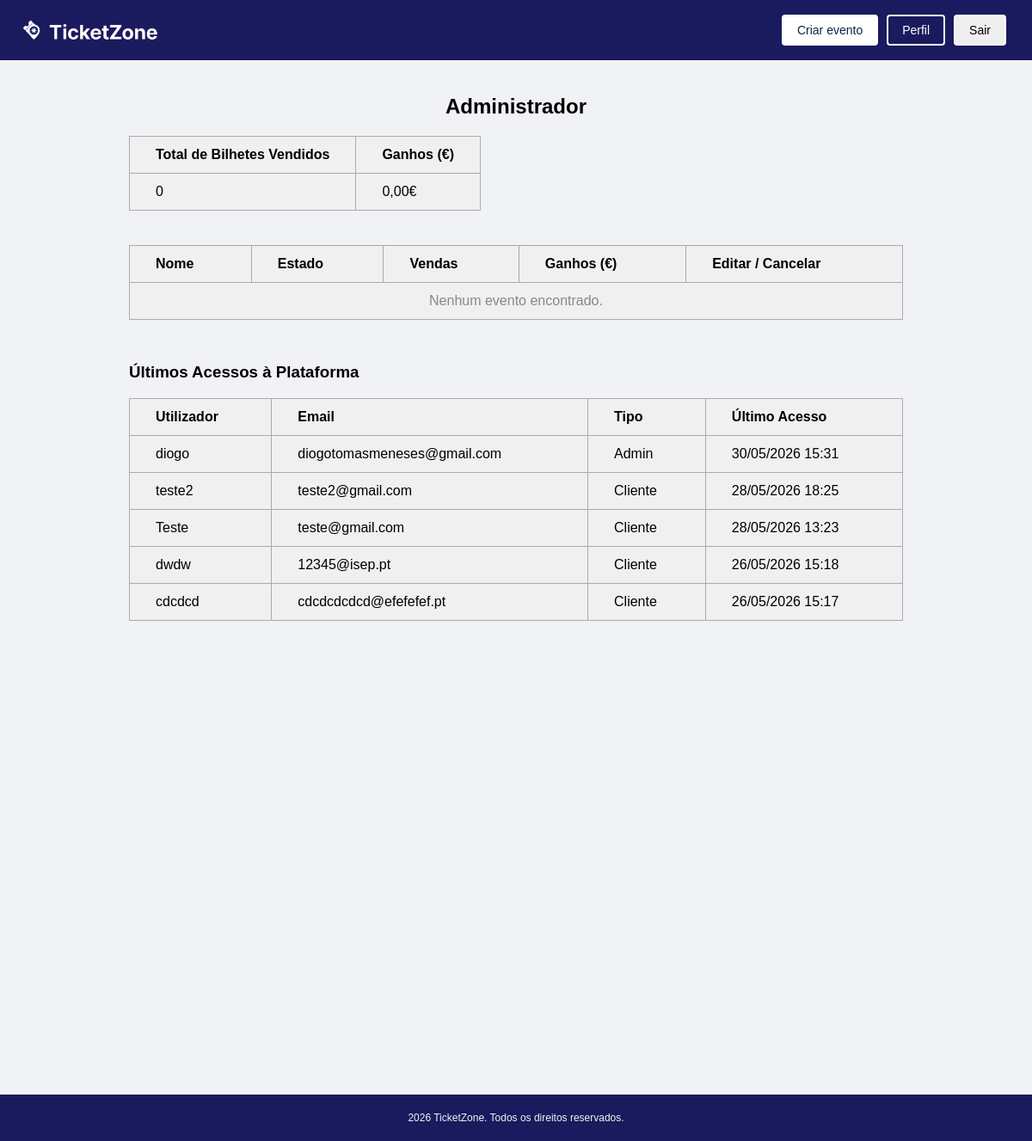
The page /admin.php (signed in) on the database as committed earlier.
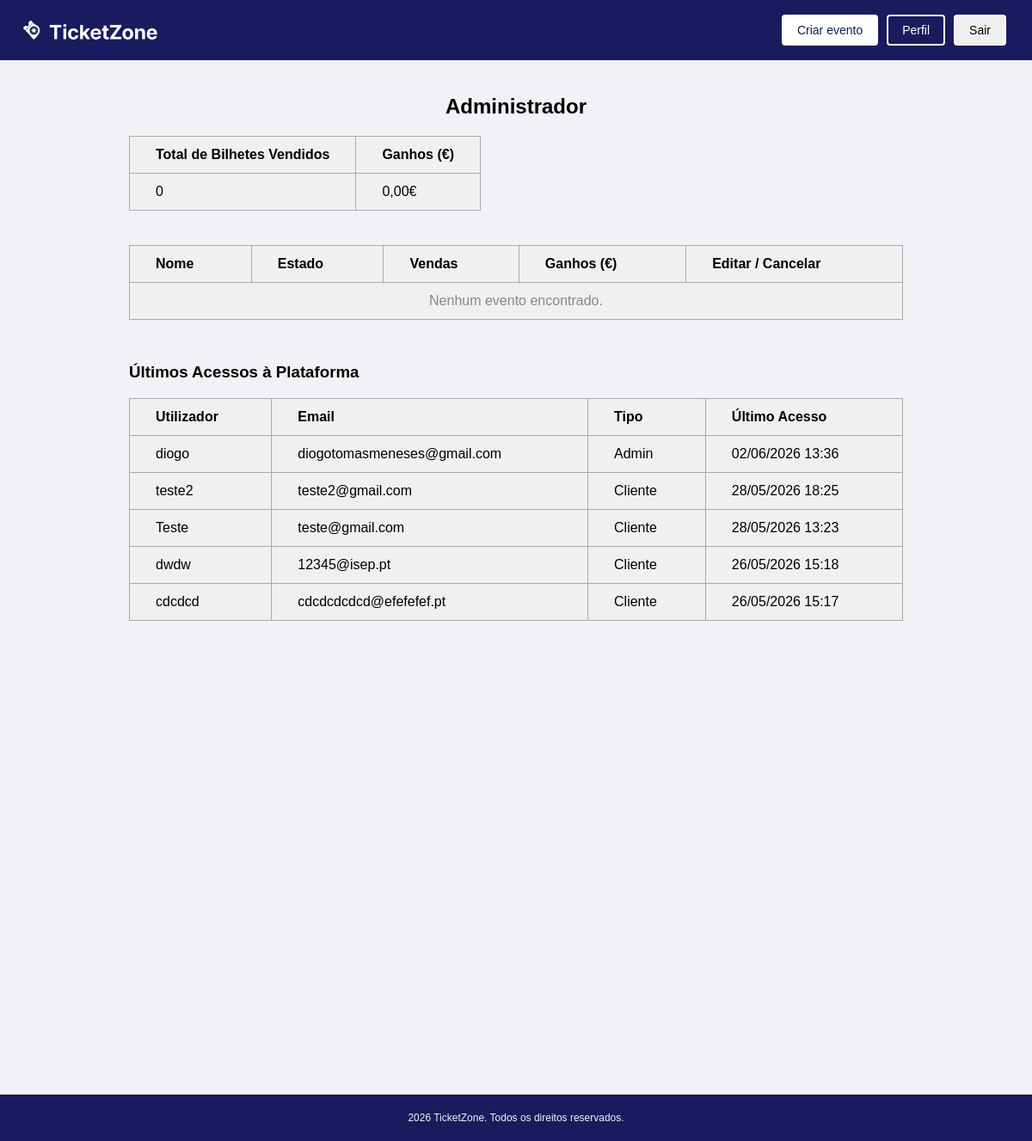
The same page on the database as committed later.
### tables this page shows
CREATE TABLE utilizadores (
        id INTEGER PRIMARY KEY AUTOINCREMENT,
        username TEXT NOT NULL UNIQUE,
        email TEXT NOT NULL UNIQUE,
        password_hash TEXT NOT NULL,
        tipo TEXT NOT NULL CHECK(tipo IN ('cliente', 'admin')),
        data_registo TEXT DEFAULT CURRENT_TIMESTAMP,
        ultimo_acesso TEXT
    );

### scripts/carregar_entradas.php (called while the page is built, shortened)
<?php
$db = new SQLite3(__DIR__ . '/../ticketzone.db');
$query = "
    SELECT
        username,
        email,
        tipo,
        ultimo_acesso
    FROM utilizadores
    WHERE ultimo_acesso IS NOT NULL
    ORDER BY ultimo_acesso DESC
    LIMIT 50
";
$resultado = $db->query($query);
$entradas = [];
while ($linha = $resultado->fetchArray(SQLITE3_ASSOC)) {
    $entradas[] = $linha;
}
?>

### admin.php (the view, shortened to what this page needs)
<?php
require_once __DIR__ . '/scripts/carregar_eventos.php';
require_once __DIR__ . '/scripts/carregar_entradas.php';
$total_bilhetes_geral = 0;
$total_ganhos_geral   = 0;
?>
<!DOCTYPE html>
<html lang="pt">
<head>
    <link rel="stylesheet" href="styles/admin.css" />
</head>
<body>
    <nav>
        <div class="logo-nav">
            <img src="images/logo.png" alt="Logo TicketZone" />
        </div>
        <div class="botoes-nav">
            <button class="botao botao-criar">Criar evento</button>
            <button class="botao botao-perfil" onclick="location.href='perfil.php'">Perfil</button>
            <button class="botao botao-sair" onclick="location.href='scripts/logout.php'">Sair</button>
        </div>
    </nav>
    <main>
        <h2>Administrador</h2>
        <div class="resumo">
            <table>
                <thead>
                    <tr>
                        <th>Total de Bilhetes Vendidos</th>
                        <th>Ganhos (€)</th>
                    </tr>
                </thead>
                <tbody>
                    <tr>
                        <td><?= number_format($total_bilhetes_geral, 0, ',', '.') ?></td>
                        <td><?= number_format($total_ganhos_geral,   2, ',', '.') ?>€</td>
                    </tr>
                </tbody>
            </table>
        </div>
        <table class="eventos">
            <thead>
                <tr>
                    <th>Nome</th>
                    <th>Estado</th>
                    <th>Vendas</th>
                    <th>Ganhos (€)</th>
                    <th>Editar / Cancelar</th>
                </tr>
            </thead>
            <tbody>
                <?php if (empty($eventos)): ?>
                    <tr>
                        <td colspan="5" style="text-align: center; color: #888;">
                            Nenhum evento encontrado.
                        </td>
                    </tr>
                <?php endif; ?>
            </tbody>
        </table>
        <h3 style="margin-top: 50px;">Últimos Acessos à Plataforma</h3>
        <table class="eventos">
            <thead>
                <tr>
                    <th>Utilizador</th>
                    <th>Email</th>
                    <th>Tipo</th>
                    <th>Último Acesso</th>
                </tr>
            </thead>
            <tbody>
                <?php if (empty($entradas)): ?>
                    <tr>
                        <td colspan="4" style="text-align: center; color: #888;">
                            Nenhum acesso registado.
                        </td>
                    </tr>
                <?php else: ?>
                    <?php foreach ($entradas as $entrada): ?>
                        <tr>
                            <td><?= htmlspecialchars($entrada['username']) ?></td>
                            <td><?= htmlspecialchars($entrada['email']) ?></td>
                            <td><?= ucfirst(htmlspecialchars($entrada['tipo'])) ?></td>
                            <td>
                                <?php
                                    $timestamp = strtotime($entrada['ultimo_acesso']);
                                    echo date('d/m/Y H:i', $timestamp);
                                ?>
                            </td>
                        </tr>
                    <?php endforeach; ?>
                <?php endif; ?>
            </tbody>
        </table>
    </main>
    <footer>
        <p>2026 TicketZone. Todos os direitos reservados.</p>
    </footer>
</body>
</html>

### styles/admin.css (style rules this page uses)
body { font-family: Arial, sans-serif; background-color: #f0f2f5; margin: 0; padding: 0; }
nav { background-color: #1a1a5e; padding: 0px 30px; display: flex; justify-content: space-between; align-items: center; height: 70px; overflow: hidden; }
h2 { text-align: center; }
.logo-nav { color: white; font-size: 20px; font-weight: bold; display: flex; align-items: center; gap: 10px; }
.logo-nav img { height: 300px; margin-left: -80px; display: block; }
.botoes-nav { display: flex; gap: 10px; }
.botao { padding: 8px 16px; border-radius: 4px; font-size: 14px; cursor: pointer; border: 2px solid white; }
.botao-criar { background-color: white; color: #0f1f4b; }
.botao-perfil { background-color: transparent; color: white; }
main { max-width: 900px; margin: 40px auto; padding: 0 20px; }
table { border-collapse: collapse; background-color: #f0f0f0; }
th, td { border: 1px solid #aaaaaa; padding: 12px 30px; text-align: left; }
th { font-weight: bold; }
.resumo { margin-bottom: 40px; }
.eventos { width: 100%; }
footer { text-align: center; padding: 8px; font-size: 12px; color: #f0f2f5; background-color: #1a1a5e; margin-top: 550px; border-top: 1px solid #eee; }

Rows that differ between the two databases and show on the page:
changed utilizadores "diogo": ultimo_acesso "30/05/2026 15:31" → "02/06/2026 13:36"
